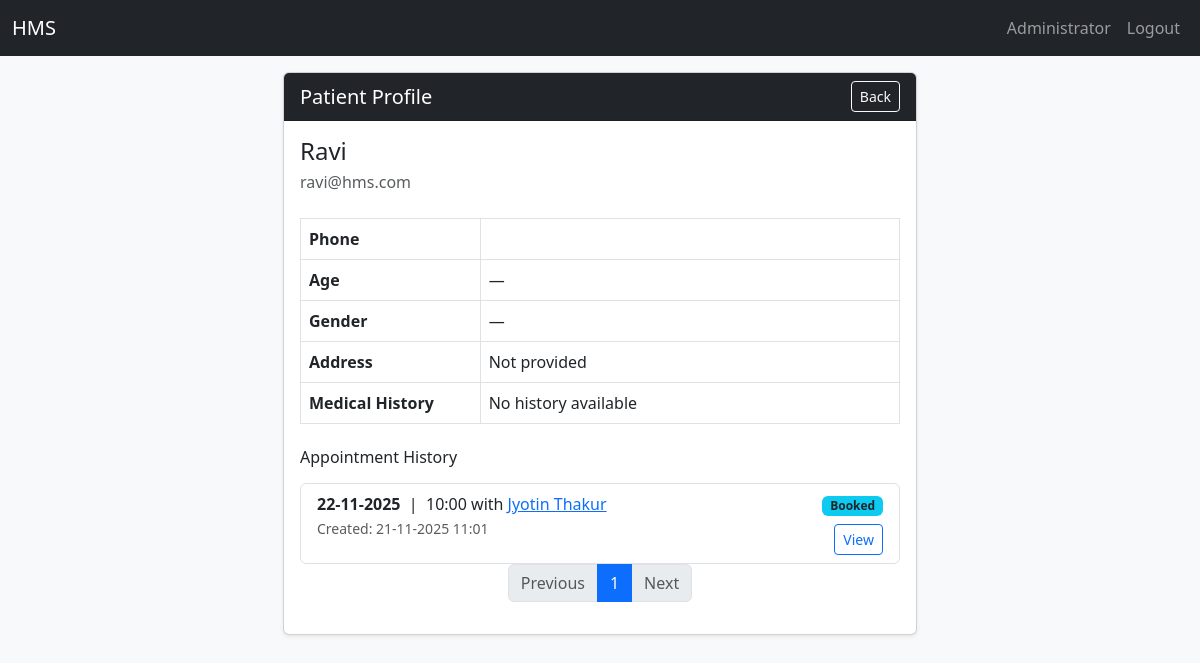
Screenshot of /admin/patient/2/view (signed in) with the database file from the repository.
### app/models.py (models this page shows, shortened)
class User(UserMixin, db.Model):
    id = db.Column(db.Integer, primary_key=True)
    email = db.Column(db.String(120), unique=True, nullable=False)
    name = db.Column(db.String(120), nullable=False)
    password_hash = db.Column(db.String(128), nullable=False)
    role = db.Column(db.String(20), nullable=False)
    active = db.Column(db.Boolean, default=True)
    reason= db.Column(db.String(255))
    created_at = db.Column(db.DateTime, default=func.now())
    doctor = db.relationship('DoctorProfile', backref='user', uselist=False)
    patient = db.relationship('PatientProfile', backref='user', uselist=False)

class PatientProfile(db.Model):
    id = db.Column(db.Integer, primary_key=True)
    user_id = db.Column(db.Integer, db.ForeignKey('user.id'))
    contact = db.Column(db.String(40))
    is_blacklisted = db.Column(db.Boolean, default=False, nullable=False)
    blacklist_reason = db.Column(db.Text, nullable=True)
    blacklisted_at = db.Column(db.DateTime, nullable=True)
    blacklisted_by = db.Column(db.Integer, nullable=True)  # Admin who blacklisted
    dob = db.Column(db.Date)
    address = db.Column(db.Text)
    appointments = db.relationship('Appointment', backref='patient', lazy='dynamic')

class Appointment(db.Model):
    id = db.Column(db.Integer, primary_key=True)
    patient_id = db.Column(db.Integer, db.ForeignKey('patient_profile.id'))
    doctor_id = db.Column(db.Integer, db.ForeignKey('doctor_profile.id'))
    date = db.Column(db.Date, nullable=False)
    time = db.Column(db.Time, nullable=False)
    status = db.Column(db.String(20), default='Booked')  # Booked/Completed/Cancelled
    created_at = db.Column(db.DateTime, default=func.now()) # Timestamp of appointment creation from database
    treatment = db.relationship('Treatment', backref='appointment', uselist=False)
    __table_args__ = (
        db.UniqueConstraint('doctor_id', 'date', 'time', name='uix_doctor_datetime'),
    )

### app/routes.py (the view)
@main.route('/admin/patient/<int:patient_id>/view')
@login_required
@role_required('admin')
@validate_csrf
def admin_view_patient(patient_id):
    return_url = request.args.get('next') or request.referrer
    page = request.args.get('page', 1, type=int)
    from .models import PatientProfile, Appointment
    try:
        patient = (
            PatientProfile.query.get_or_404(patient_id)
        )
    except Exception:
        current_app.logger.exception("Failed patient eager-load; falling back.")
        patient = PatientProfile.query.get_or_404(patient_id)
    appt_q = (Appointment.query
              .filter_by(patient_id=patient.id)
              .order_by(Appointment.date.desc(), Appointment.time.desc()))
    appointments, pagination = paginate_query(appt_q, page)
    return render_template(
        'patient_profile_view.html',
        patient=patient,
        appointments=appointments,
        pagination=pagination,
        next=return_url,
        csrf_token=getattr(g, 'csrf_token', None)
    )

### app/routes.py (called while the page is built)
def role_required(role):
    from functools import wraps
    def decorator(fn):
        @wraps(fn)
        def wrapper(*args, **kwargs):
            if not current_user.is_authenticated or current_user.role != role:
                flash('Access denied', 'danger')
                return redirect(url_for('views.login'))
            return fn(*args, **kwargs)
        return wrapper
    return decorator

def paginate_query(query, page, per_page=ITEMS_PER_PAGE):
    page = max(1, int(page or 1))
    per_page = int(per_page)
    total = query.order_by(None).count()
    total_pages = max(1, ceil(total / per_page))
    if page > total_pages:
        page = total_pages
    items = query.offset((page - 1) * per_page).limit(per_page).all()
    pagination = {
        'page': page,
        'per_page': per_page,
        'total': total,
        'total_pages': total_pages,
        'has_prev': page > 1,
        'has_next': page < total_pages,
        'prev_page': page - 1 if page > 1 else None,
        'next_page': page + 1 if page < total_pages else None
    }
    return items, pagination

### app/utils.py (called while the page is built)
def validate_csrf(func):
    @wraps(func)
    def wrapper(*args, **kwargs):
        token = session.get('csrf_token')
        form_token = None
        if request.method == 'POST':
            form_token = request.form.get('csrf_token') or request.headers.get('X-CSRF-Token')
        if request.method == 'POST':
            if not token or not form_token or token != form_token:
                flash('Invalid or missing CSRF token', 'danger')
                return redirect(url_for('views.index'))
        return func(*args, **kwargs)
    return wrapper

### app/templates/patient_profile_view.html (shortened to what this page needs)
{% extends 'base.html' %} {% block title %}| View Patient's Profile{% endblock %}
{% block content %}
<div class="row justify-content-center">
  <div class="col-lg-7 col-md-9">
    <div class="card shadow-sm">
      <div class="card-header bg-dark text-white d-flex justify-content-between align-items-center">
        <h5 class="mb-0">Patient Profile</h5>
        <a href="javascript:history.back()" class="btn btn-sm btn-outline-light">Back</a>
      </div>
      <div class="card-body">
        <div class="d-flex align-items-center mb-4">
          <div>
            <h4 class="mb-1">{{ patient.user.name }}</h4>
            <span class="text-muted">{{ patient.user.email }}</span>
          </div>
        </div>
        <table class="table table-bordered mb-4">
          <tr>
            <th width="30%">Phone</th>
            <td>{{ patient.user.phone }}</td>
          </tr>
          <tr>
            <th>Age</th>
            <td>{{ patient.age or "—" }}</td>
          </tr>
          <tr>
            <th>Gender</th>
            <td>{{ patient.gender or "—" }}</td>
          </tr>
          <tr>
            <th>Address</th>
            <td>{{ patient.address or "Not provided" }}</td>
          </tr>
          <tr>
            <th>Medical History</th>
            <td>{{ patient.medical_history or "No history available" }}</td>
          </tr>
        </table>
        <h6 class="mb-3">Appointment History</h6>
        {% if appointments %}
          <ul class="list-group">
            {% for appt in appointments %}
                <li class="list-group-item d-flex justify-content-between align-items-start">
                <div>
                <div>
                    <strong>{{ appt.date.strftime('%d-%m-%Y') }}</strong>
                    &nbsp;|&nbsp; {{ appt.time.strftime('%H:%M') }}
                    {% if appt.patient and appt.doctor %}
                    {% if doctor is defined %}
                        with <a href="{{ url_for('main.admin_view_patient', patient_id=appt.patient.id) }}">{{ appt.patient.user.name }}</a>
                    {% elif patient is defined %}
                        with <a href="{{ url_for('main.admin_view_doctor', doctor_id=appt.doctor.id) }}">{{ appt.doctor.user.name }}</a>
                    {% endif %}
                    {% endif %}
                </div>
                <small class="text-muted">Created: {{ appt.created_at.strftime('%d-%m-%Y %H:%M') }}</small>
                </div>
                <div class="text-end">
                <span class="badge
                    {% if appt.status == 'Booked' %}bg-info text-dark
                    {% elif appt.status == 'Completed' %}bg-success
                    {% elif appt.status == 'Cancelled' %}bg-danger
                    {% else %}bg-secondary{% endif %}">
                    {{ appt.status }}
                </span>
                <div class="mt-2">
                    <a class="btn btn-sm btn-outline-primary" href="{{ url_for('main.admin_appointment_view', appt_id=appt.id, next=request.full_path) }}">View</a>
                </div>
                </div>
                </li>
            {% endfor %}
          </ul>
            <nav aria-label="Appointments pagination">
                <ul class="pagination justify-content-center">
                <li class="page-item {% if not pagination.has_prev %}disabled{% endif %}">
                    <a class="page-link" href="?page={{ pagination.prev_page }}{% if next %}&next={{ next|urlencode }}{% endif %}" tabindex="-1">Previous</a>
                </li>
                {% for p in range(1, pagination.total_pages + 1) %}
                    <li class="page-item {% if p == pagination.page %}active{% endif %}">
                    <a class="page-link" href="?page={{ p }}{% if next %}&next={{ next|urlencode }}{% endif %}">{{ p }}</a>
                    </li>
                {% endfor %}
                <li class="page-item {% if not pagination.has_next %}disabled{% endif %}">
                    <a class="page-link" href="?page={{ pagination.next_page }}{% if next %}&next={{ next|urlencode }}{% endif %}">Next</a>
                </li>
                </ul>
            </nav>
        {% else %}
          <div class="alert alert-secondary">No appointments found.</div>
        {% endif %}
      </div>
    </div>
  </div>
</div>
{% endblock %}

### app/templates/base.html (shortened to what this page needs)
<!doctype html>
<html lang="en">
<head>
  <link href="https://cdn.jsdelivr.net/npm/bootstrap@5.3.0/dist/css/bootstrap.min.css" rel="stylesheet">
  <link rel="stylesheet" href="{{ url_for('static', filename='css/style.css') }}">
</head>
<body>
<nav class="navbar navbar-expand-lg navbar-dark bg-dark">
  <div class="container-fluid">
    <a class="navbar-brand text-white" id="home" href="/">HMS</a>
    <div class="collapse navbar-collapse">
      <ul class="navbar-nav ms-auto mb-2 mb-lg-0 ">
        {% if current_user.is_authenticated %}
          <li class="nav-item text-white"><a class="nav-link" href="#">{{ current_user.name }}</a></li>
          <li class="nav-item text-white"><a class="nav-link" href="{{ url_for('main.logout') }}">Logout</a></li>
        {% endif %}
      </ul>
    </div>
  </div>
</nav>
<div class="toast-container position-fixed top-0 end-0 p-3" style="z-index: 2000;">
</div>
<div class="container-fluid mt-3 px-5">
  {% block content %}
  {% endblock %}
</div>
</body>
</html>

### app/static/css/style.css (style rules this page uses)
body { background-color: #f8f9fa; font-family: "Segoe UI", Roboto, Arial, sans-serif; }

### rows the page displays
User: name "Administrator"
User: user.name "Ravi", user.email "ravi@hms.com"
PatientProfile: address "Not provided"
Appointment: date "22-11-2025", time "10:00", doctor.user.name "Jyotin Thakur", created_at "21-11-2025 11:01", status "Booked"

### other values shown
{{ patient.age or "—" }} "—"
{{ patient.gender or "—" }} "—"
{{ patient.medical_history or "No history available" }} "No history available"
{{ p }} "1"
